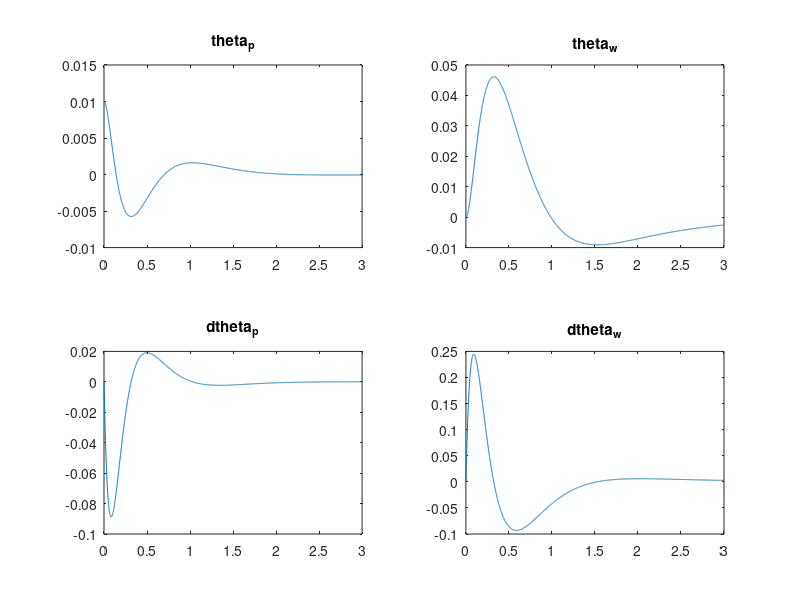
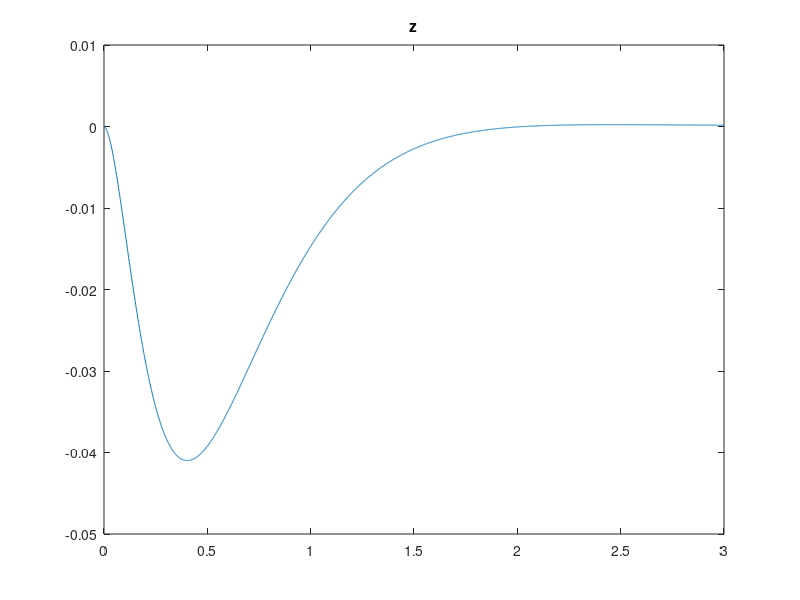
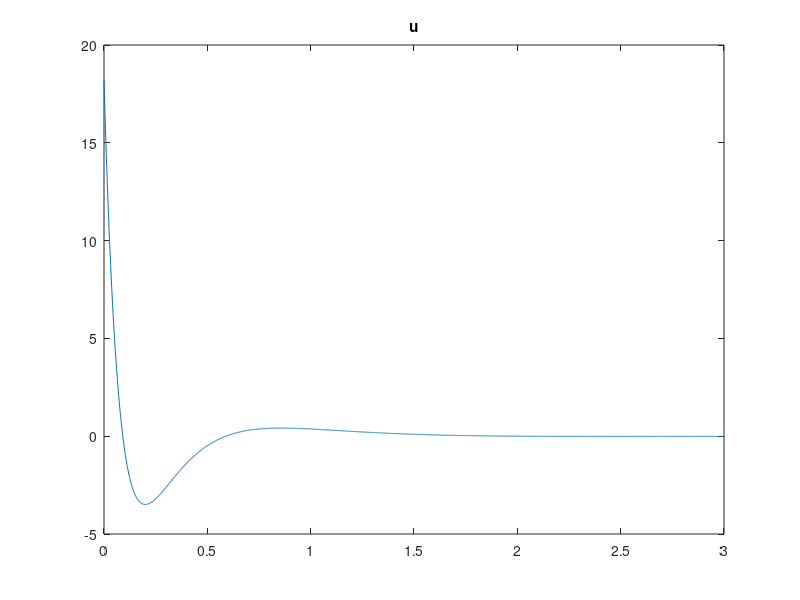

These figures' MATLAB source, in order:
%パラメータ
m_w = 20e-3; % ホイールの重さ [kg]
m_p = 100e-3; % 振子の重さ [kg]
r_w = 10e-3; % ホイールの半径 [m]
r_p = 60e-3; % 振子の重心までの距離 [m]
J_w = 1e-3; % ホイールのイナーシャ
J_p = 1e-3; % 振子のイナーシャ
J_m = 1e-3; % モータの回転子のイナーシャ
g = 9.8; % 重力加速度 [m/s^2]
n = 3; % 減速比
kt = 3.52e-3; %トルク定数 [Nm/A]
kn = 2710; % 回転数定数[rpm/V]
ke = 1 / (kn * 2*pi / 60); %起電力定数 [V/rpm]
R = 2.9; %内部抵抗 [Ω]
t_md = 0; % 摩擦トルク[Nm]
V_offset = R * t_md / kt;

a11 = (m_w + m_p) * r_w^2 + 2 * m_p * r_w * r_p + m_p * r_p^2 + J_p + J_w;
a12 = (m_w + m_p) * r_w^2 + m_p * r_w * r_p + J_w;
a21 = (m_w + m_p) * r_w^2 + m_p * r_w * r_p + J_w;
a22 = (m_w + m_p) * r_w^2 + J_w + n^2 * J_m;
delta = a11 * a22 - a12 * a21;

A = [0, 1, 0, 0;
     a22 * m_p * g * r_p / delta, 0, 0, (a21 * n^2 * kt * ke / R)/delta;
     0, 0, 0, 1;
     -a21 * m_p * g * r_p / delta, 0, 0, (-a11 * n^2 * kt * ke /R) / delta];

B = [0;
     (-a12 * n * kt / R) / delta;
     0;
     (a11 * n * kt / R) / delta];

C = [1, 1, 1, 1];

% 拡大系
Ab = [A, zeros(4, 1);
      -C, 0];
Bb = [B; 0];

% 可制御
Uc = [Bb, Ab*Bb, Ab^2*Bb, Ab^3*Bb, Ab^4*Bb];
if det(Uc) ~= 0
    disp('可制御である')
end

%状態フィードバック
Q = [10, 0, 0, 0, 0;
     0, 0.01, 0, 0, 0;
     0, 0, 0.01, 0, 0;
     0, 0, 0, 1, 0;
     0, 0, 0, 0, 10];
R = 0.001;
gain = lqr(Ab, Bb, Q, R);
f = gain(1:4);
k = -gain(5);

%シミュレーション
dt = 0.001;
t = 0 : dt : 3;
xb0 = [0.01; 0; 0; 0]; % 初期値
z = 0; % 偏差の積分
v = [0; 0; 0; 0]; % 外乱
r = 0; % 目標値

u = 0; % 入力の初期値
xb = xb0;

s_x1 = []; %theta_p
s_x2 = []; %dtheta_p
s_x3 = []; %theta_w
s_x4 = []; %dtheta_w
s_z = [];
s_u = [];

for n = t
    dxb = Ab * [xb; z] + Bb * u + [v; r];
    xb = xb + dxb(1:4, 1) * dt;
    z = z + dxb(5) * dt;
    u = -f*xb + k*z;
    
    s_x1 = [s_x1 xb(1)];
    s_x2 = [s_x2 xb(2)];
    s_x3 = [s_x3 xb(3)];
    s_x4 = [s_x4 xb(4)];
    s_z = [s_z z];
    s_u = [s_u u];
end

figure(1)
subplot(2, 2, 1)
plot(t, s_x1);
% legend('theta_p')
title('theta_p')

subplot(2, 2, 3)
plot(t, s_x2);
% legend('dtheta_p')
title('dtheta_p')

subplot(2, 2, 2)
plot(t, s_x3);
% legend('theta_w')
title('theta_w')

subplot(2, 2, 4)
plot(t, s_x4);
% legend('dtheta_w')
title('dtheta_w')

figure(2)
plot(t, s_z);
% legend('z')
title('z')

figure(3)
plot(t, s_u);
% legend('u')
title('u')